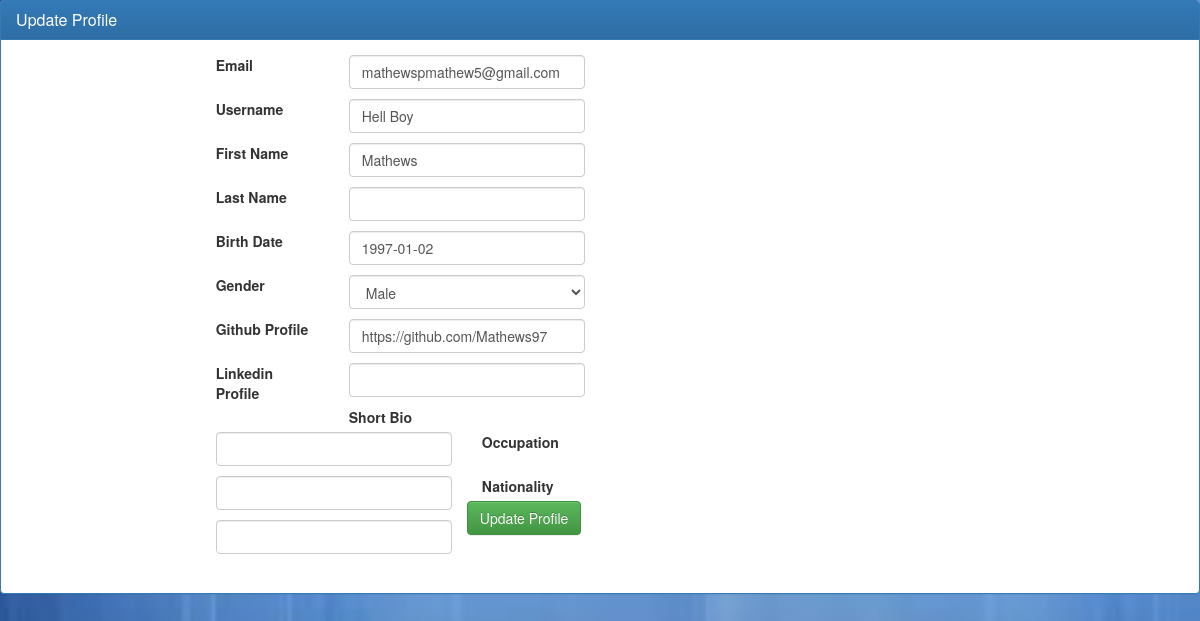
The page /registration/user/profile/edit/ (signed in) on the database its author committed.
### registration/models.py (models this page shows, shortened)
class User(AbstractBaseUser):
    user_id = models.AutoField(primary_key=True)
    user_first_name = models.CharField(_('First Name'), max_length=32, blank=True, null=True,
                                  validators=[RegexValidator(regex='^[A-Za-z]*$')])
    user_last_name = models.CharField(_('Last Name'), max_length=32, blank=True, null=True,
                                    validators=[RegexValidator(regex='^[A-Za-z]*$')])
    email = models.EmailField(_('Email'), db_index=True, unique=True)
    user_dob = models.DateField(_('Birth Date'), blank=True, null=True)
    user_gender = models.CharField(_('Gender'), max_length=1, choices=GENDER, blank=True, null=True)
    user_github = models.CharField(_('Github Profile'),max_length=100,blank=True )
    user_linkedin = models.CharField(_('Linkedin Profile'),max_length=100,blank=True )
    user_bio = models.CharField(_('Short Bio'), max_length=1000,blank=True )
    user_occupation = models.CharField(_('Occupation'), max_length=100,blank=True )
    user_nationality = models.CharField(_('Nationality'), max_length=100,blank=True )
    date_joined = models.DateTimeField(auto_now_add=True)
    username = models.CharField(_('username'), max_length=32, blank=False, unique=True)
    is_active = models.BooleanField(default=True)
    is_admin = models.BooleanField(default=False)
    objects = MyUserManager()
    USERNAME_FIELD = 'email'
    REQUIRED_FIELDS = ['username']

### registration/views.py (the view)
class UserProfileUpdateView(LoginRequiredMixin, CurrentUserMixin, UpdateView):
    model = User
    fields = user_fields + user_extra_fields
    template_name_suffix = '_update_form'
    success_url = '/registration/user/success'

### registration/templatetags/register_extras.py (called while the page is built)
@register.filter(name='addcss')
def addcss(field, css):
    return field.as_widget(attrs={"class":css})

### registration/views.py (called while the page is built)
    def get_object(self, *args, **kwargs):
        try:obj = super(CurrentUserMixin, self).get_object(*args, **kwargs)
        except AttributeError:obj = self.request.user
        return obj

### registration/templates/registration/user_update_form.html (shortened to what this page needs)
{% load staticfiles %}
{% load register_extras %}
<head>
  <link rel="stylesheet" href="{%  static 'css/bootstrap.min.css' %}">
  <link rel="stylesheet" href="{%  static 'css/bootstrap-theme.min.css' %}">
</head>{% block body %}
<body style="background-image: url({% static "images/images1.jpeg" %});background-repeat:no-repeat;background-size:100%;height: 140px;display:block;padding:0 !important;margin:0;" >
<div class="panel panel-primary">
  <div class="panel-heading">
      <h3 class="panel-title">Update Profile</h3>
  </div>
  <div class="panel-body">
      <div class="container-dash">
          <div class="row">
              <div class="col-md-4 col-md-offset-2">
                  <div class="row">
                      <form class="form" id="registerForm" method="POST"
                            enctype="multipart/form-data" action="{% url 'user_update_form' %}">
                          <fieldset>
                              {% csrf_token %} {% load tz %}
                              {% for field in form.visible_fields %}
                              <div id="div_{{ field.html_name }}"
                                   class="form-group{% if field.errors %} has-error{% endif%}">
                                  <label class="col-sm-4 control-label" for="{{ field.id_for_label }}">
                                      {{ field.label }}
                                  </label>
                                  <div class="col-md-8 cnt-inpt">
                                      {{ field|addcss:"form-control" }}
                                  </div>
                              </div>
                              {% endfor %}
                              <div class="form-group" style="padding-left: 35%;">
                                  <button type="submit" class="btn btn-success" >Update Profile  </button>
                              </div>
                          </fieldset>
                      </form>
                  </div>
              </div>
          </div>
      </div>
  </div>
</div>
</body>
{% endblock body %}

### rows shown on the page
User: visible_fields "mathewspmathew5@gmail.com" "Hell Boy" "Mathews" "1997-01-02" "Male" "https://github.com/Mathews97"

### other values the page prints
{{ field.label }} "Email" "Username" "First Name" "Last Name" "Birth Date" "Gender" "Github Profile" "Linkedin Profile" "Short Bio" "Occupation" "Nationality"
